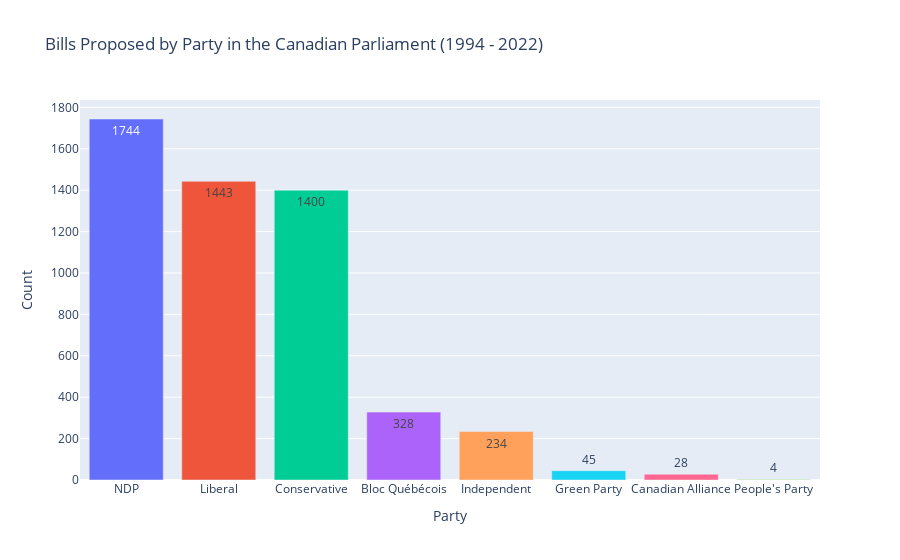

Write notebook code for a chart like this one.
### Code cell
fig = px.bar(
    plot_5,
    x = 'index',
    y = 'Party',
    color = 'index',
    title = 'Bills Proposed by Party in the Canadian Parliament (1994 - 2022)',
    labels = {
        'Party': 'Count',
        'index': 'Party'
    },
    text_auto = True,
    height=600
)

fig.update_layout(
    showlegend = False
)

fig.show()

### Figure 1 — Plotly figure (JSON) as saved in the notebook; plotly's stock layout.template omitted (floating-point values rounded to 4 significant figures)
{"data": [{"alignmentgroup": "True", "hovertemplate": "Party=%{x}<br>Count=%{y}<extra></extra>", "legendgroup": "NDP", "marker": {"color": "#636efa", "pattern": {"shape": ""}}, "name": "NDP", "offsetgroup": "NDP", "orientation": "v", "showlegend": true, "textposition": "auto", "texttemplate": "%{y}", "type": "bar", "x": ["NDP"], "xaxis": "x", "y": [1744], "yaxis": "y"}, {"alignmentgroup": "True", "hovertemplate": "Party=%{x}<br>Count=%{y}<extra></extra>", "legendgroup": "Liberal", "marker": {"color": "#EF553B", "pattern": {"shape": ""}}, "name": "Liberal", "offsetgroup": "Liberal", "orientation": "v", "showlegend": true, "textposition": "auto", "texttemplate": "%{y}", "type": "bar", "x": ["Liberal"], "xaxis": "x", "y": [1443], "yaxis": "y"}, {"alignmentgroup": "True", "hovertemplate": "Party=%{x}<br>Count=%{y}<extra></extra>", "legendgroup": "Conservative", "marker": {"color": "#00cc96", "pattern": {"shape": ""}}, "name": "Conservative", "offsetgroup": "Conservative", "orientation": "v", "showlegend": true, "textposition": "auto", "texttemplate": "%{y}", "type": "bar", "x": ["Conservative"], "xaxis": "x", "y": [1400], "yaxis": "y"}, {"alignmentgroup": "True", "hovertemplate": "Party=%{x}<br>Count=%{y}<extra></extra>", "legendgroup": "Bloc Québécois", "marker": {"color": "#ab63fa", "pattern": {"shape": ""}}, "name": "Bloc Québécois", "offsetgroup": "Bloc Québécois", "orientation": "v", "showlegend": true, "textposition": "auto", "texttemplate": "%{y}", "type": "bar", "x": ["Bloc Québécois"], "xaxis": "x", "y": [328], "yaxis": "y"}, {"alignmentgroup": "True", "hovertemplate": "Party=%{x}<br>Count=%{y}<extra></extra>", "legendgroup": "Independent", "marker": {"color": "#FFA15A", "pattern": {"shape": ""}}, "name": "Independent", "offsetgroup": "Independent", "orientation": "v", "showlegend": true, "textposition": "auto", "texttemplate": "%{y}", "type": "bar", "x": ["Independent"], "xaxis": "x", "y": [234], "yaxis": "y"}, {"alignmentgroup": "True", "hovertemplate": "Party=%{x}<br>Count=%{y}<extra></extra>", "legendgroup": "Green Party", "marker": {"color": "#19d3f3", "pattern": {"shape": ""}}, "name": "Green Party", "offsetgroup": "Green Party", "orientation": "v", "showlegend": true, "textposition": "auto", "texttemplate": "%{y}", "type": "bar", "x": ["Green Party"], "xaxis": "x", "y": [45], "yaxis": "y"}, {"alignmentgroup": "True", "hovertemplate": "Party=%{x}<br>Count=%{y}<extra></extra>", "legendgroup": "Canadian Alliance", "marker": {"color": "#FF6692", "pattern": {"shape": ""}}, "name": "Canadian Alliance", "offsetgroup": "Canadian Alliance", "orientation": "v", "showlegend": true, "textposition": "auto", "texttemplate": "%{y}", "type": "bar", "x": ["Canadian Alliance"], "xaxis": "x", "y": [28], "yaxis": "y"}, {"alignmentgroup": "True", "hovertemplate": "Party=%{x}<br>Count=%{y}<extra></extra>", "legendgroup": "People's Party", "marker": {"color": "#B6E880", "pattern": {"shape": ""}}, "name": "People's Party", "offsetgroup": "People's Party", "orientation": "v", "showlegend": true, "textposition": "auto", "texttemplate": "%{y}", "type": "bar", "x": ["People's Party"], "xaxis": "x", "y": [4], "yaxis": "y"}], "layout": {"autosize": true, "barmode": "relative", "legend": {"title": {"text": "Party"}, "tracegroupgap": 0}, "showlegend": false, "title": {"text": "Bills Proposed by Party in the Canadian Parliament (1994 - 2022)"}, "xaxis": {"anchor": "y", "autorange": true, "categoryarray": ["NDP", "Liberal", "Conservative", "Bloc Québécois", "Independent", "Green Party", "Canadian Alliance", "People's Party"], "categoryorder": "array", "domain": [0, 1], "range": [-0.5, 7.5], "title": {"text": "Party"}, "type": "category"}, "yaxis": {"anchor": "x", "autorange": true, "domain": [0, 1], "range": [0, 1836.0], "title": {"text": "Count"}, "type": "linear"}}}
